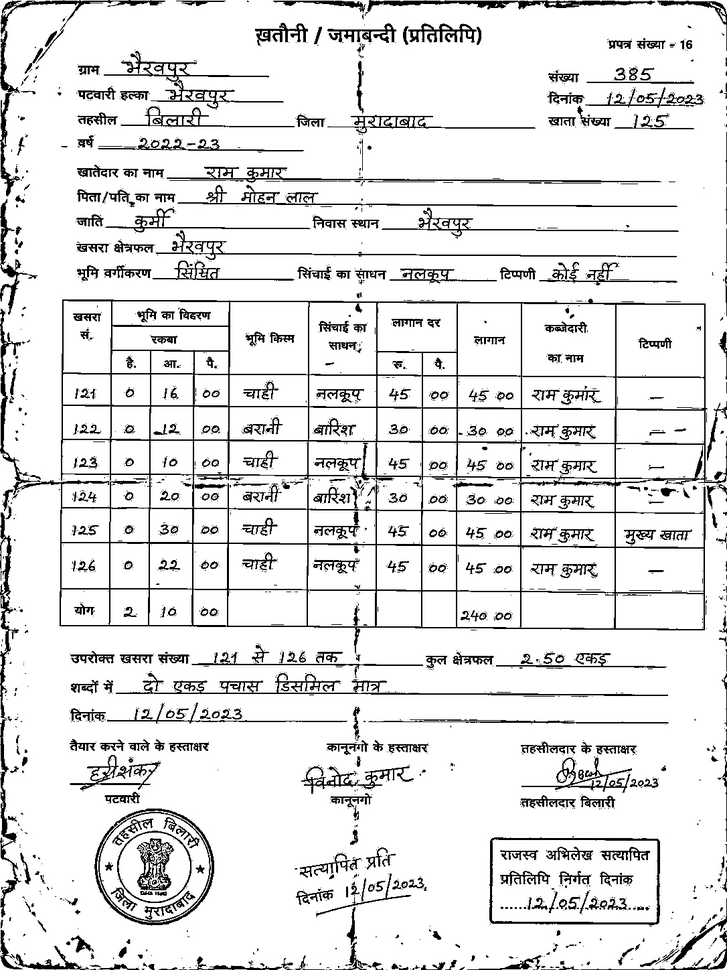
#> input picture archive/diagnostic-artifacts/existing_enhanced.png, 727 x 970 px, shrunk from 1086 x 1448 before the run
$ python -i image.py   (imports and definitions only)
#> lines starting #> are read from the running program, lines starting #| are printed output that depends on the picture
from pathlib import Path
import cv2
def enhance(src:str, dest:str):
#> called with dest = 'out.png'
    img=cv2.imread(src)
#> img is the input picture: shape (970, 727, 3); min 0, max 255, mean 227.2
    if img is None: raise ValueError('Only image preprocessing is supported for this local MVP')
    gray=cv2.cvtColor(img,cv2.COLOR_BGR2GRAY); gray=cv2.fastNlMeansDenoising(gray,None,10,7,21)
    clahe=cv2.createCLAHE(clipLimit=2.0,tileGridSize=(8,8)); out=clahe.apply(gray)
    out=cv2.adaptiveThreshold(out,255,cv2.ADAPTIVE_THRESH_GAUSSIAN_C,cv2.THRESH_BINARY,31,11)
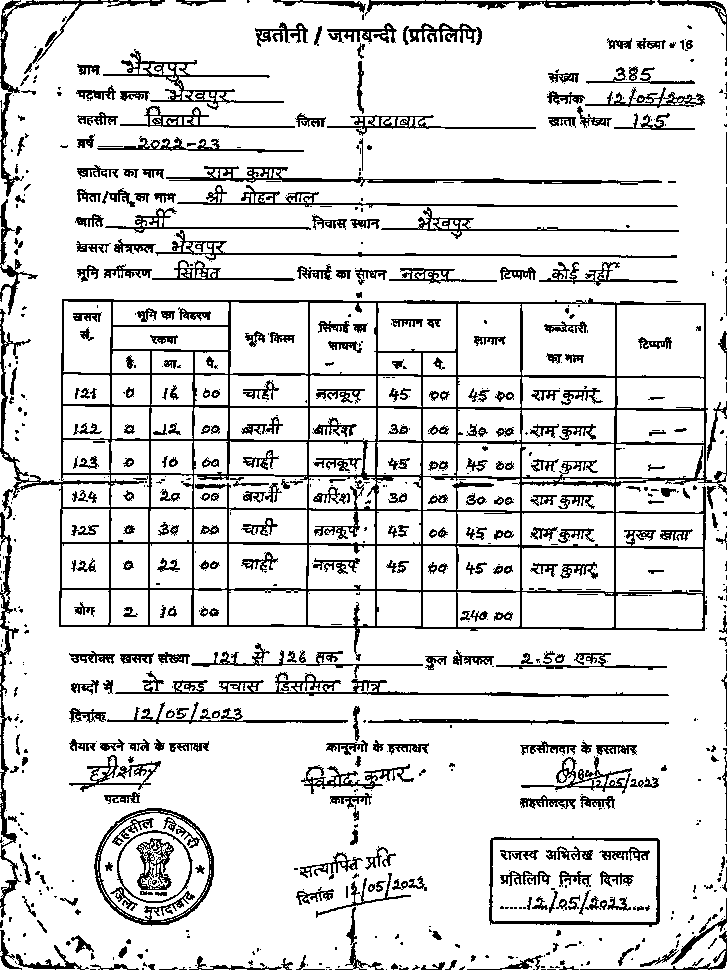
#> out: shape (970, 727); 86% white; black in thin lines or dots
    Path(dest).parent.mkdir(parents=True,exist_ok=True); cv2.imwrite(dest,out); return dest

>>> result = enhance('../../../diagnostic-artifacts/existing_enhanced.png', 'out.png')

$ run again, on archive/diagnostic-artifacts/illumination_normalized.png
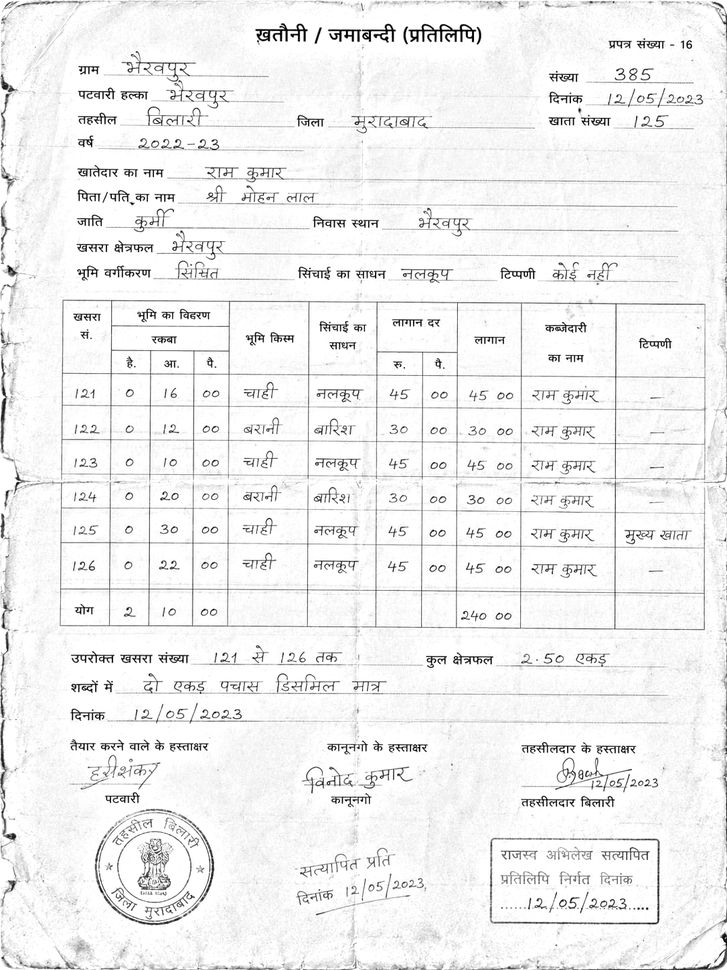
#> input picture archive/diagnostic-artifacts/illumination_normalized.png, 727 x 970 px, shrunk from 1086 x 1448 before the run
#> in enhance, img is the input picture: shape (970, 727, 3); min 0, max 255, mean 240.2
#> in enhance, `out = clahe.apply(gray)`:
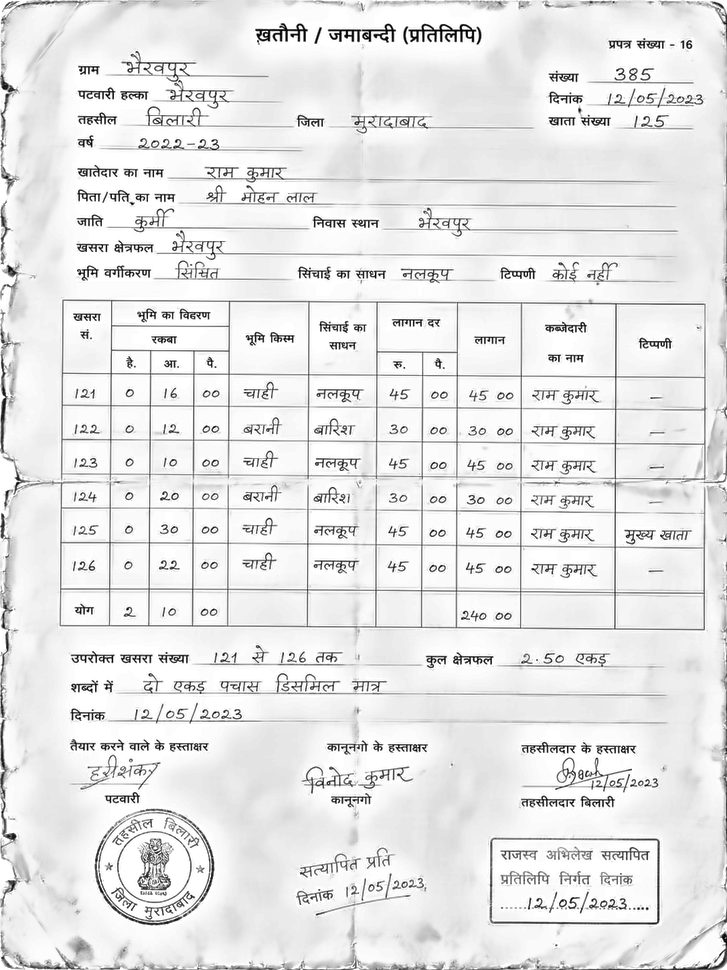
#> out: shape (970, 727); min 1, max 255, mean 230.8
#> in enhance, `out=cv2.adaptiveThreshold(out,255,cv2.ADAPTIVE_THRESH_GAUSSIAN_C,cv2.T..`:
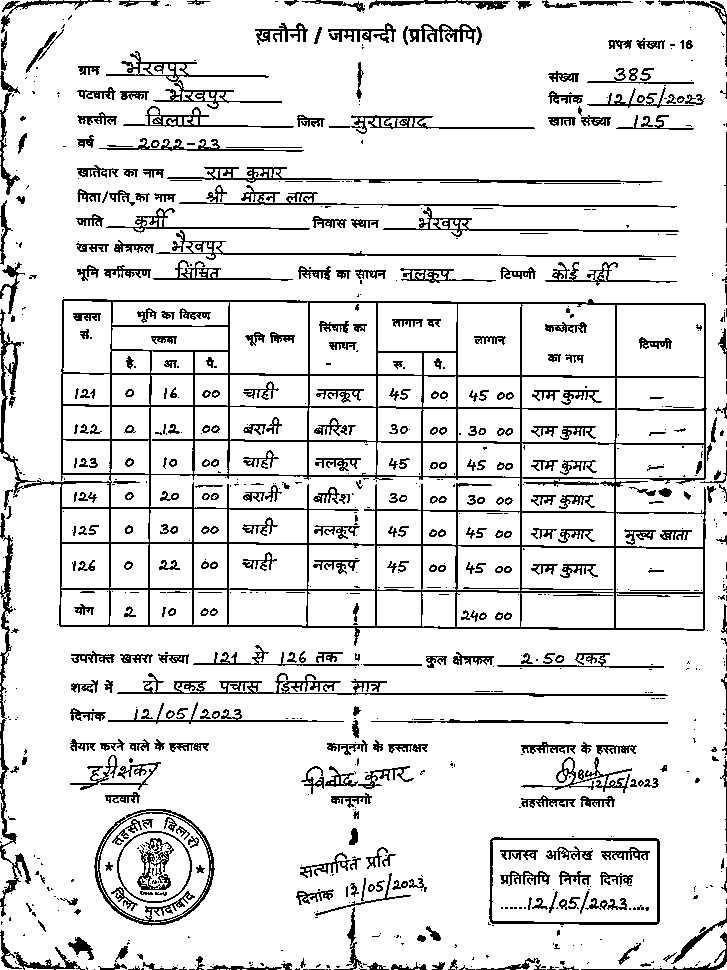
#> out: shape (970, 727); 87.9% white; black in thin lines or dots
